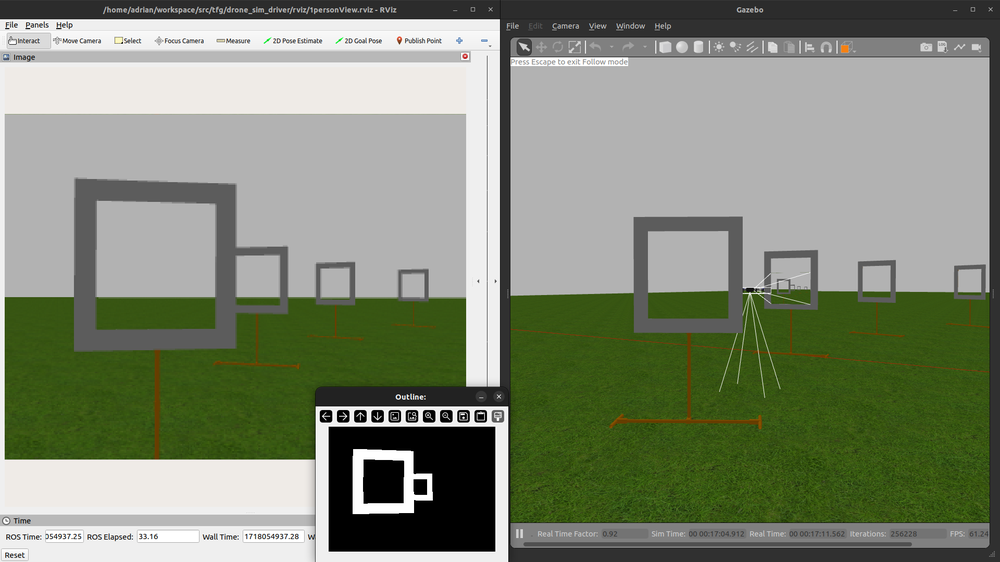
#> input picture docs/assets/images/post27/gate1.png, 1000 x 562 px, shrunk from 1920 x 1080 before the run, given as the content of the folder ../../../docs/assets/images/post27/frontal_images, which was not available
$ python processImages.py --folder ../../../docs/assets/images/post27
#> lines starting #> are read from the running program, lines starting #| are printed output that depends on the picture; after the words box and inside, x2 and y2 are one past the last pixel; in counts of white or black regions, pixels touching at a corner belong together; pictures that were not available may be replaced by others from this repository, and a replacement may not be noted
#> in process_images, image is the input picture: shape (562, 1000, 3); mean B, G, R 117.1, 137, 128.9
import os
import cv2
import argparse
import numpy as np


def color_filter(image, color):

        # Apply a red filter to the image
#> called with color = 'G'
    if color == "Red":
        lower = np.array([0, 0, 70])
        upper = np.array([50, 50, 255])
        mask = cv2.inRange(image, lower, upper)

    else:
        lower = np.array([60, 60, 60])
        upper = np.array([120, 120, 120])
        mask = cv2.inRange(image, lower, upper)
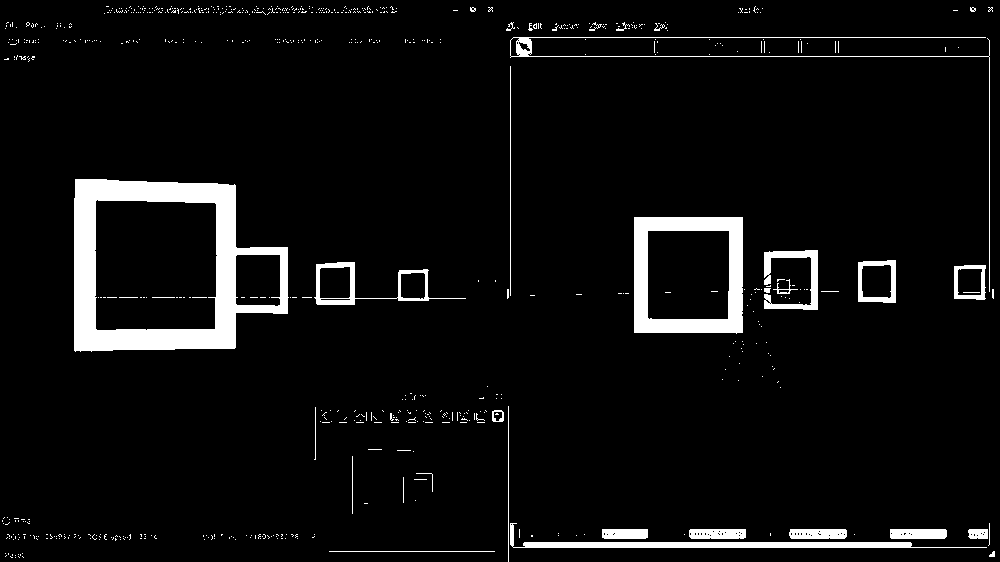
#> mask: shape (562, 1000); 5.6% white; 705 white regions (672 under 20 px), largest, box (x1, y1, x2, y2) and area: (74, 179, 289, 352) 13249, (634, 217, 743, 334) 5543, (510, 523, 987, 548) 2507

    return mask

def image_aperture(mask):
    erosion_kernel = np.ones((3, 3), np.uint8)
    dilate_kernel = np.ones((2, 2), np.uint8)
    n_erosion = 1
    n_dilatation = 1

    # Perform aperture
    eroded_mask = cv2.erode(mask, erosion_kernel, iterations=n_erosion)
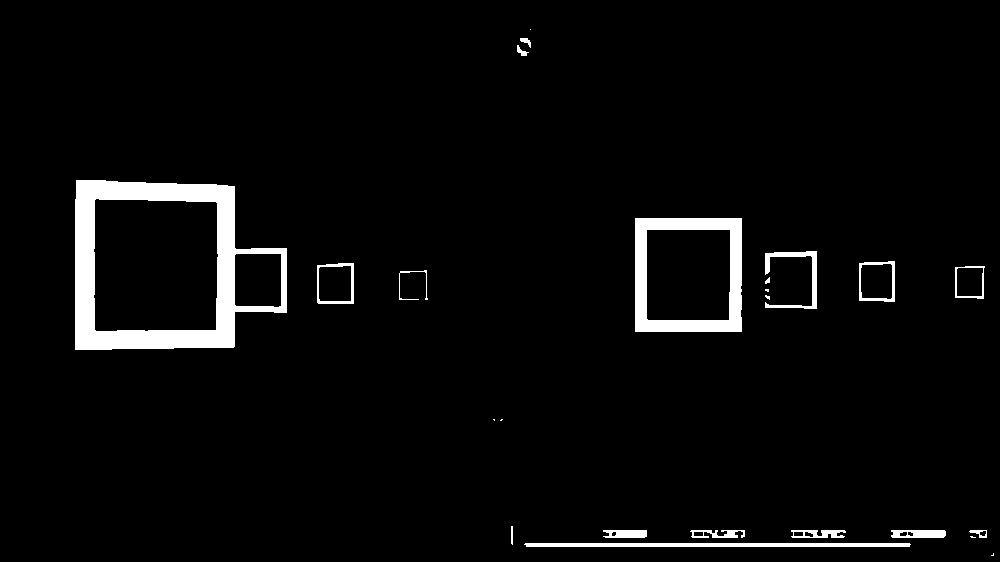
#> eroded_mask: shape (562, 1000); 3.8% white; 24 white regions (7 under 20 px), largest, box (x1, y1, x2, y2) and area: (75, 180, 287, 350) 11746, (635, 218, 742, 332) 4744, (524, 543, 911, 547) 1540
    dilated_mask = cv2.dilate(eroded_mask, dilate_kernel, iterations=n_dilatation)
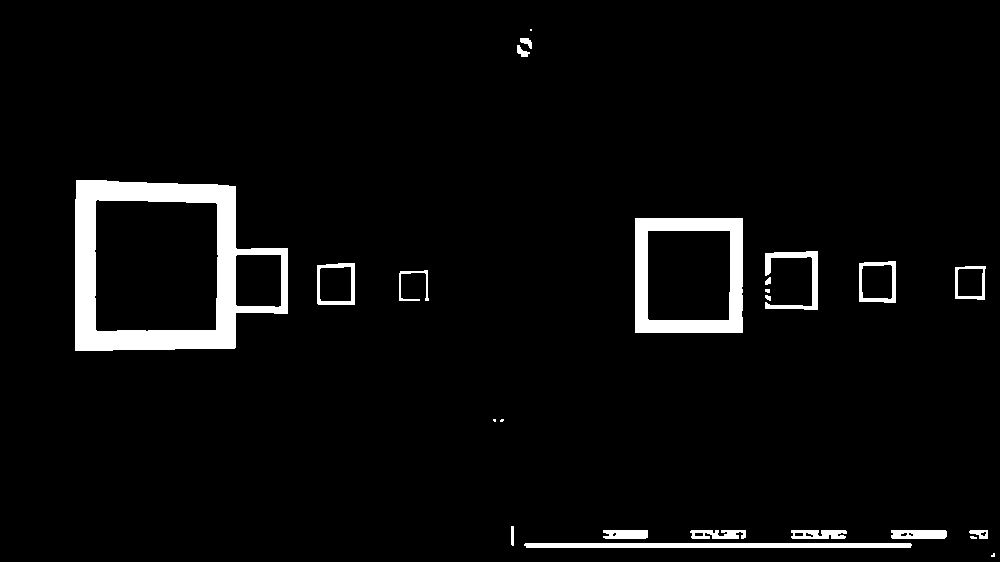
#> dilated_mask: shape (562, 1000); 4.3% white; 24 white regions (6 under 20 px), largest, box (x1, y1, x2, y2) and area: (75, 180, 288, 351) 12486, (635, 218, 743, 333) 5141, (524, 543, 912, 548) 1932


    return dilated_mask

def apply_filters(image):


    red_mask = color_filter(image, "G")
    aperture = image_aperture(red_mask)

    return aperture

def process_images(input_folder, output_folder):
    if not os.path.exists(output_folder):
        os.makedirs(output_folder)

    for filename in os.listdir(input_folder):
        if filename.endswith(".png") or filename.endswith(".jpg") or filename.endswith(".jpeg"):
            # Read the image
            img_path = os.path.join(input_folder, filename)
            image = cv2.imread(img_path)

            # Apply filters
            processed_image = apply_filters(image)

            # Save the processed image
            output_path = os.path.join(output_folder, filename)
            cv2.imwrite(output_path, processed_image)
            print(f"Processed and saved: {filename}")


def main():
    # Parse command-line arguments
    parser = argparse.ArgumentParser(description='Process ROS bag data')
    parser.add_argument('--folder', type=str, help='Path to images', required=True)
    args = parser.parse_args()

    process_images(args.folder + "/frontal_images", args.folder + "/proccesedImages")

if __name__ == "__main__":
    main()

$ run again, on docs/assets/images/post27/gate2.png
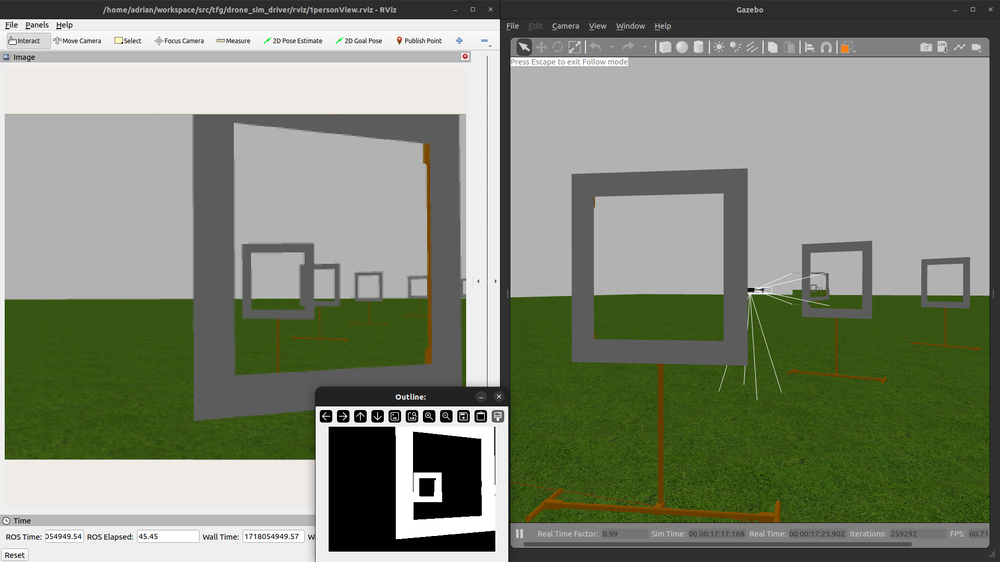
#> input picture docs/assets/images/post27/gate2.png, 1000 x 562 px, shrunk from 1920 x 1080 before the run, given as the content of the folder ../../../docs/assets/images/post27/frontal_images, which was not available
#> in process_images, image is the input picture: shape (562, 1000, 3); mean B, G, R 118, 136.2, 129.2
#> in color_filter, `mask = cv2.inRange(image, lower, upper)`:
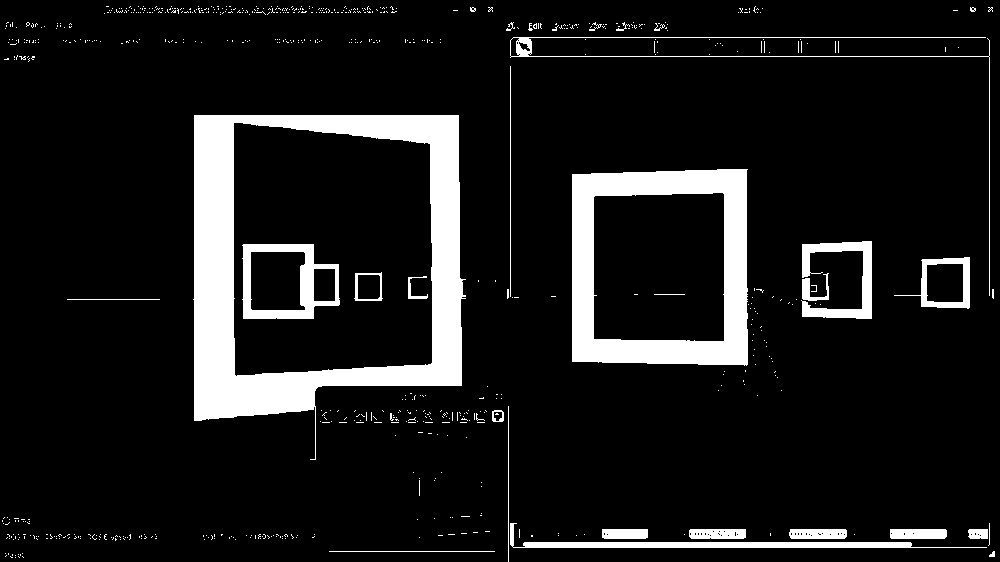
#> mask: shape (562, 1000); 10.6% white; 703 white regions (673 under 20 px), largest, box (x1, y1, x2, y2) and area: (193, 115, 466, 460) 29285, (572, 169, 748, 366) 14836, (242, 244, 340, 319) 2788
#> eroded_mask: shape (562, 1000); 8.6% white; 24 white regions (7 under 20 px), largest, box (x1, y1, x2, y2) and area: (195, 116, 462, 420) 27146, (573, 170, 747, 364) 13516, (244, 245, 339, 318) 2093
#> in image_aperture, `dilated_mask = cv2.dilate(eroded_mask, dilate_kernel, iterations=n_dil..`:
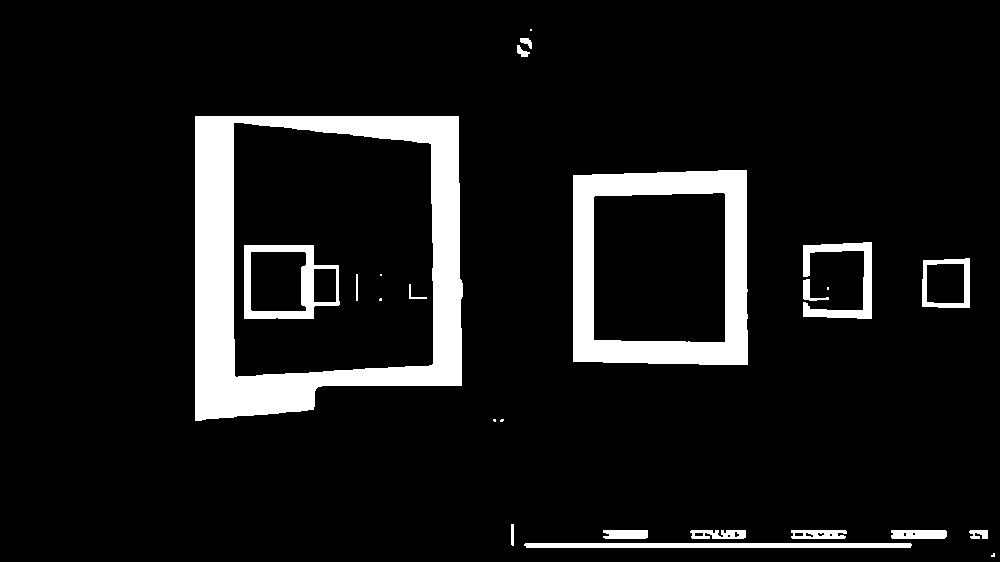
#> dilated_mask: shape (562, 1000); 9.2% white; 24 white regions (7 under 20 px), largest, box (x1, y1, x2, y2) and area: (195, 116, 463, 421) 28174, (573, 170, 748, 365) 14169, (244, 245, 340, 319) 2439

$ run again, on docs/assets/images/post27/grafica.png
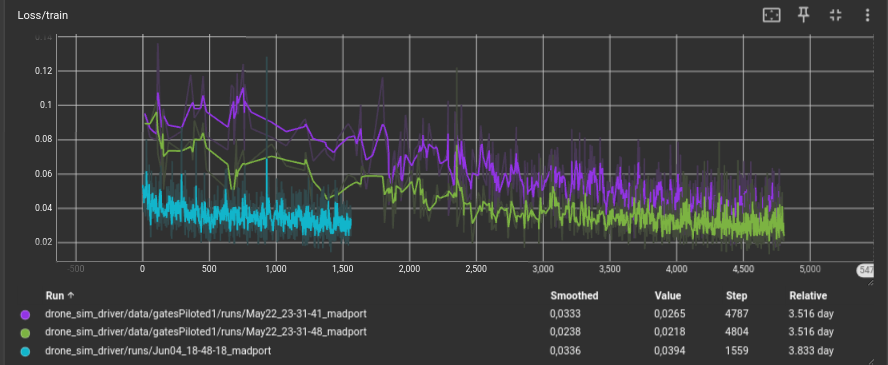
#> input picture docs/assets/images/post27/grafica.png, 888 x 365 px, given as the content of the folder ../../../docs/assets/images/post27/frontal_images, which was not available
#> in process_images, image is the input picture: shape (365, 888, 3); mean B, G, R 60.1, 59.1, 57.3
#> in color_filter, `mask = cv2.inRange(image, lower, upper)`:
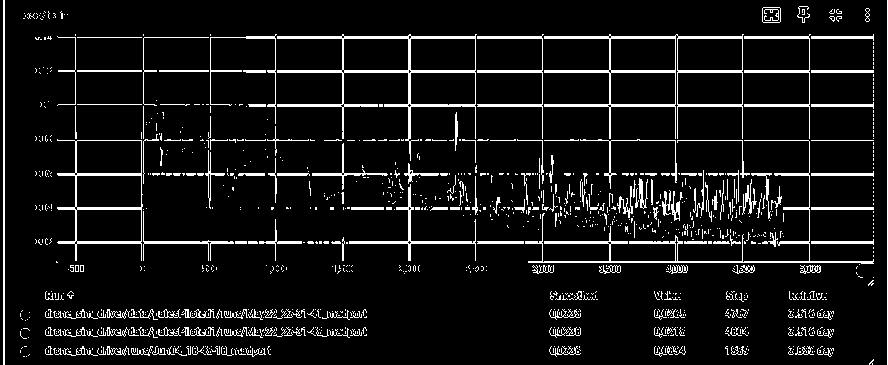
#> mask: shape (365, 888); 8.1% white in thin lines or dots
#> eroded_mask: shape (365, 888); 1% white in thin lines or dots, all inside (x1, y1, x2, y2) = (59, 37, 873, 263)
#> in image_aperture, `dilated_mask = cv2.dilate(eroded_mask, dilate_kernel, iterations=n_dil..`:
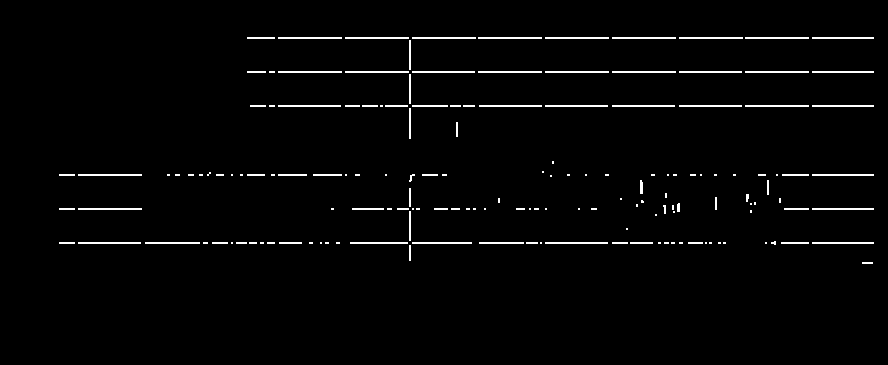
#> dilated_mask: shape (365, 888); 2.1% white in thin lines or dots, all inside (x1, y1, x2, y2) = (59, 37, 874, 264)
